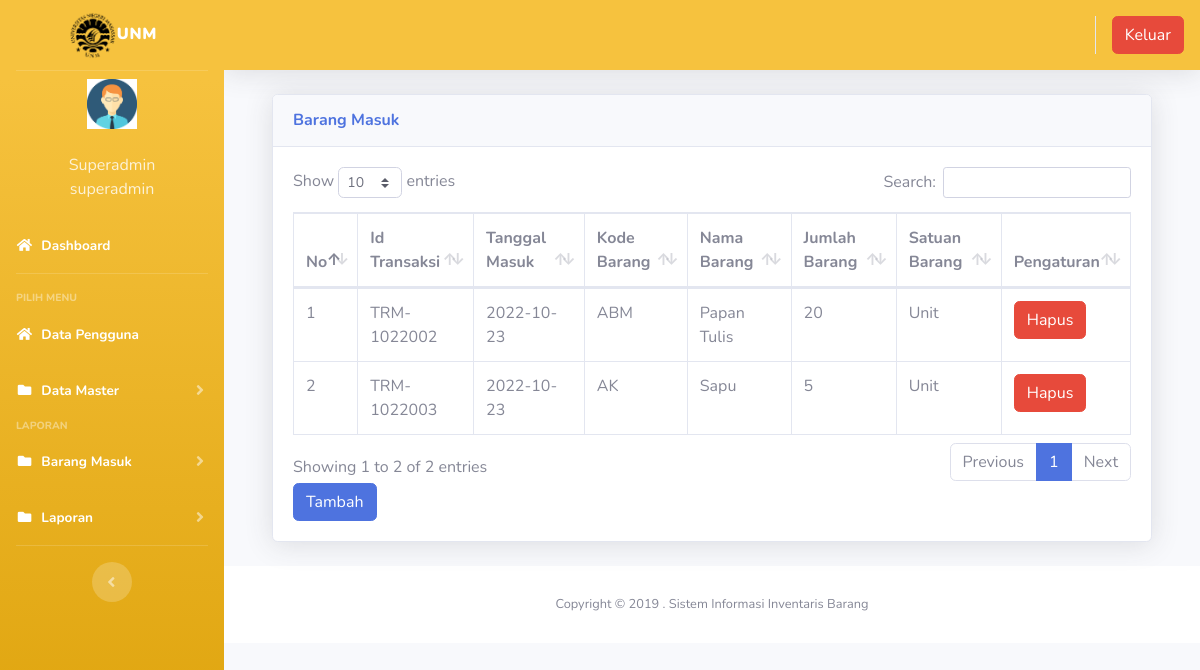
/index3.php?page=barangmasuk (signed in), run on the app's committed database.
### tables this page shows
CREATE TABLE `users` (
  `id` int(11) NOT NULL,
  `nik` varchar(10) NOT NULL,
  `nama` varchar(100) NOT NULL,
  `alamat` varchar(200) NOT NULL,
  `telepon` varchar(100) NOT NULL,
  `username` varchar(100) NOT NULL,
  `password` varchar(100) NOT NULL,
  `level` varchar(25) NOT NULL DEFAULT 'member',
  `foto` varchar(25) NOT NULL
);

CREATE TABLE `barang_masuk` (
  `id` int(11) NOT NULL,
  `id_transaksi` varchar(100) NOT NULL,
  `tanggal` date NOT NULL,
  `kode_barang` varchar(100) NOT NULL,
  `nama_barang` varchar(100) NOT NULL,
  `jumlah` varchar(100) NOT NULL,
  `satuan` varchar(100) NOT NULL
);

### page/barangmasuk/barangmasuk.php (the view, shortened to what this page needs)
<div class="container-fluid">
  <div class="card shadow mb-4">
    <div class="card-header py-3">
      <h6 class="m-0 font-weight-bold text-primary">Barang Masuk</h6>
    </div>
    <div class="card-body">
      <div class="table-responsive">
        <table class="table table-bordered" id="dataTable" width="100%" cellspacing="0">
        <thead>
                                <tr>
			<th>No</th>
			<th>Id Transaksi</th>
			<th>Tanggal Masuk</th>
			<th>Kode Barang</th>
			<th>Nama Barang</th>
			<th>Jumlah Barang</th>
			<th>Satuan Barang</th>
			<th>Pengaturan</th>
                                </tr>
		</thead>
          <tbody>
            <?php
	$no = 1;
	$sql = $koneksi->query("select * from barang_masuk");
	while ($data = $sql->fetch_assoc()) {
	?>
                                <tr>
                                    <td><?php echo $no++; ?></td>
			<td><?php echo $data['id_transaksi'] ?></td>
			<td><?php echo $data['tanggal'] ?></td>
			<td><?php echo $data['kode_barang'] ?></td>
			<td><?php echo $data['nama_barang'] ?></td>
			<td><?php echo $data['jumlah'] ?></td>
			<td><?php echo $data['satuan'] ?></td>
			<td>
			<a onclick="return confirm('Apakah anda yakin akan menghapus data ini?')" href="?page=barangmasuk&aksi=hapusbarangmasuk&id_transaksi=<?php echo $data['id_transaksi'] ?>" class="btn btn-danger" >Hapus</a>
			</td>
                                </tr>
	<?php }?>
		   </tbody>
                        </table>
<a href="?page=barangmasuk&aksi=tambahbarangmasuk" class="btn btn-primary" >Tambah</a>
      </div>
    </div>
  </div>
</div>

### index3.php (shortened to what this page needs)
<?php
	$koneksi = new mysqli("localhost","root","","inventori");
	?>
<!DOCTYPE html>
<html lang="en">
<head>
  <link href="vendor/fontawesome-free/css/all.min.css" rel="stylesheet" type="text/css">
  <link href="css/sb-admin-2.min.css" rel="stylesheet">
  <link href="vendor/datatables/dataTables.bootstrap4.min.css" rel="stylesheet">
</head>
<body id="page-top">
  <div id="wrapper">
    <ul class="navbar-nav bg-gradient-warning sidebar sidebar-dark accordion" id="accordionSidebar">
      <a class="sidebar-brand d-flex align-items-center justify-content-center" href="index3.php">
        <div class="sidebar-brand-text mx-2"><img src="img/logounm.png" alt="" width="50px"><b>UNM</b></div>
      </a>
      <hr class="sidebar-divider my-0">
 <?php
   if ($_SESSION['superadmin']) {
	   $user = $_SESSION['superadmin'];
   }
   $sql =$koneksi->query("select * from users where id='$user'");
   $data = $sql->fetch_assoc();
   ?>
    <li class="d-flex align-items-center justify-content-center">
        <a class="nav-link">
		 <img src="img/<?php echo $data['foto']?>" class="img-circle" width="50" alt="User"/></a>
	  </li>
		 <li class="nav-item ">
        <a class="nav-link">
         	<div class="d-flex align-items-center justify-content-center" class="name">  <?php echo  $data['nama'];?></div></font>
			<div class="d-flex align-items-center justify-content-center" class="email"><?php echo $data['level'];?></div>
		 </a>
      </li>
      <li class="nav-item active">
        <a class="nav-link" href="?page=home3">
          <i class="fas fa-fw fa-home"></i>
          <span>Dashboard</span></a>
      </li>
      <hr class="sidebar-divider">
      <div class="sidebar-heading">
        Pilih Menu
      </div>
	    <li class="nav-item active">
        <a class="nav-link" href="?page=pengguna">
          <i class="fas fa-fw fa-home"></i>
          <span>Data Pengguna</span></a>
      </li>
	   <li class="nav-item active">
        <a class="nav-link collapsed" href="#" data-toggle="collapse" data-target="#collapseData" aria-expanded="true" aria-controls="collapseData">
          <i class="fas fa-fw fa-folder"></i>
          <span>Data Master</span>
        </a>
      </li>
      <div class="sidebar-heading">
        Laporan
      </div>
      <li class="nav-item active">
        <a class="nav-link collapsed" href="#" data-toggle="collapse" data-target="#collapsePages" aria-expanded="true" aria-controls="collapsePages">
          <i class="fas fa-fw fa-folder"></i>
          <span>Barang Masuk</span>
        </a>
      </li>
	     <li class="nav-item active">
        <a class="nav-link collapsed" href="#" data-toggle="collapse" data-target="#collapseLaporan" aria-expanded="true" aria-controls="collapseLaporan">
          <i class="fas fa-fw fa-folder"></i>
          <span>Laporan</span>
        </a>
      </li>
      <hr class="sidebar-divider d-none d-md-block">
      <div class="text-center d-none d-md-inline">
        <button class="rounded-circle border-0" id="sidebarToggle"></button>
      </div>
    </ul>
    <div id="content-wrapper" class="d-flex flex-column">
      <div id="content">
        <nav class="navbar navbar-expand navbar-dark bg-warning topbar mb-4 static-top shadow">
          <ul class="navbar-nav ml-auto">
            <li class="nav-item dropdown no-arrow">
			 <div class="top-menu">
        <ul class="nav pull-right top-menu">
           <li><a onclick="return confirm('Apakah anda yakin akan logout?')" class="btn btn-danger" class="logout" href="logout.php">Keluar</a></li>
        </ul>
      </div>
            </li>
          </ul>
        </nav>
        <div class="container-fluid">
		 <section class="content">
		      <?php
			   $page = $_GET['page'];
			   $aksi = $_GET['aksi'];
				   if ($page == "barangmasuk") {
				   if ($aksi == "") {
					   include "page/barangmasuk/barangmasuk.php";
				   }
			   }
			   ?>
    </section>
</div>
      <footer class="sticky-footer bg-white">
        <div class="container my-auto">
          <div class="copyright text-center my-auto">
            <span>Copyright &copy; 2019 . Sistem Informasi Inventaris Barang</span>
          </div>
        </div>
      </footer>
    </div>
  </div>
  </div>
</body>
</html>

### data on the page
users: foto (picture), nama "Superadmin", level "superadmin"
barang_masuk: id_transaksi "TRM-1022002", tanggal "2022-10-23", kode_barang "ABM", nama_barang "Papan Tulis", jumlah "20", satuan "Unit"
barang_masuk: id_transaksi "TRM-1022003", tanggal "2022-10-23", kode_barang "AK", nama_barang "Sapu", jumlah "5", satuan "Unit"
